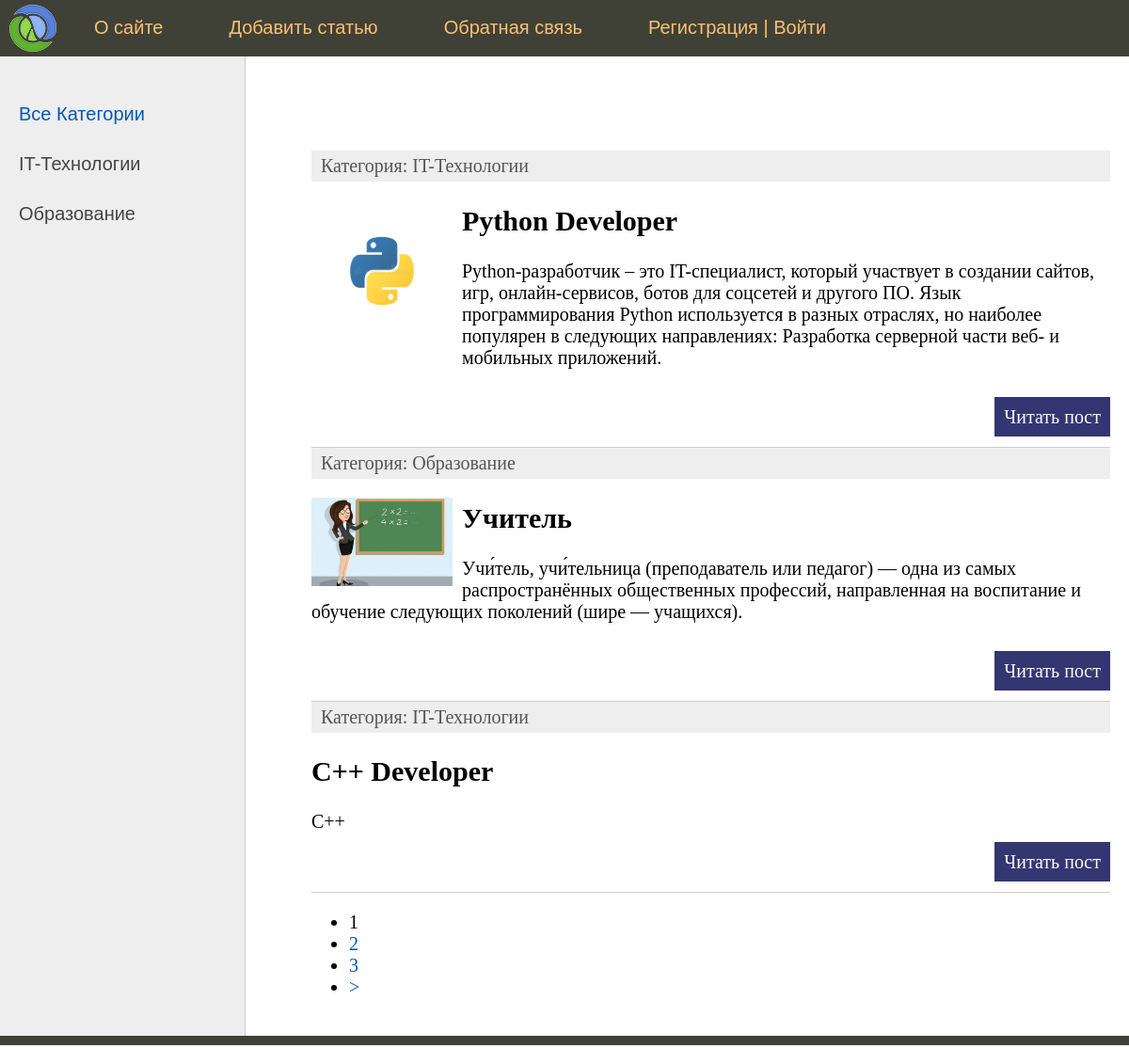
The page / on the database its author committed.
### professions/models.py (models this page shows, shortened)
class Category(models.Model):
    name = models.CharField(max_length=100, db_index=True, verbose_name="Категория")
    slug = models.SlugField(max_length=255, unique=True, db_index=True, verbose_name="URL")
    def __str__(self):
        return self.name
    class Meta:
        verbose_name = 'Категория'
        verbose_name_plural = 'Категории'
        ordering = ['id']

class Professions (models.Model):
    title = models.CharField(max_length=255, verbose_name="Заголовок")
    slug = models.SlugField(max_length=255, unique=True, db_index=True, verbose_name="URL")
    content = models.TextField(blank=True, verbose_name="Текст статьи")
    photo = models.ImageField (upload_to="photos/%Y/%m/%d/", verbose_name="Фото")
    cat = models.ForeignKey('Category', on_delete=models.PROTECT, verbose_name="Категория")
    user = models.ForeignKey(User, verbose_name='Пользователь', on_delete=models.CASCADE)
    def get_absolute_url(self):
        return reverse('post', kwargs={'post_slug':self.slug})
    class Meta:
        verbose_name = 'Профессии'
        verbose_name_plural = 'Профессии'

### professions/views.py (the view)
# urls.py: path('', cache_page(60)(ProfessionsHome.as_view()), name='home'),
class ProfessionsHome(DataMixin, ListView):
    model = Professions
    template_name = 'professions/index.html'
    context_object_name = 'posts'
    def get_context_data(self, *, object_list=None, **kwargs):
        context = super().get_context_data(**kwargs)
        c_def = self.get_user_context(title="Главная Страница")
        return dict(list(context.items()) + list(c_def.items()))
    def get_queryset(self):
        return Professions.objects.filter().select_related('cat')

### professions/utils.py (called while the page is built)
    def get_user_context(self, **kwargs):
        context = kwargs
        cats = Category.objects.all()
        context['menu'] = menu
        context['cats'] = cats
        if 'cat_selected' not in context:
            context['cat_selected'] = 0
        return context

### professions/templates/professions/index.html (shortened to what this page needs)
{% extends 'professions/base.html' %}
{% block content %}
<ul class="list-articles">
	{% for p in posts %}
			<li><div class="article-panel">
	<p class="first">Категория: {{p.cat}}</p>
</div>
{% if p.photo %}
	<p><img class="img-article-left thumb" src="{{p.photo.url}}"></p>
{% endif %}
				<h2>{{p.title}}</h2>
	{% autoescape on %}
	{{p.content|linebreaks|truncatewords:50}}
	{% endautoescape %}
			<p class="link-read-post"><a href="{{ p.get_absolute_url }}">Читать пост</a></p>
			</li>
	{% endfor %}
</ul>
{% endblock %}

### professions/templates/professions/base.html (shortened to what this page needs)
{% load static %}
{% load professions_tags %}
<!DOCTYPE html>
<html>
<head>
	<link type="text/css" href="{% static 'professions/css/styles.css' %}" rel="stylesheet" />
</head>
<body>
<table class="table-page" border=0 cellpadding="0" cellspacing="0">
<tr><td valign=top>
{% block mainmenu %}
		<div class="header">
			<ul id="mainmenu" class="mainmenu">
			<li class="logo"><a href="{% url 'home' %}"><div class="logo"></div></a></li>
{% for m in menu %}
				<li><a href="{% url m.url_name %}">{{m.title}}</a></li>
{% endfor %}
				{% if request.user.is_authenticated %}
				<li class="last"> {{user.username}} | <a href="{% url 'logout' %}">Выйти</a></li>
				{% else %}
				<li class="last>"><a href="{% url 'register' %}">Регистрация</a> | <a href="{% url 'login' %}">Войти</a></li>
				{% endif %}
			</ul>
		</div>
{% endblock mainmenu %}
<table class="table-content" border=0 cellpadding="0" cellspacing="0">
<tr>
	<td valign="top" class="left-chapters">
	<ul id="leftchapters">
{% if cat_selected == 0 %}
		<li class="selected">Все Категории</li>
{% else %}
		<li><a href="{% url 'home' %}">Все Категории</a></li>
{% endif %}
{% for c in cats %}
	{% if c.pk == cat_selected %}
		<li class="selected">{{c.name}}</li>
		{% else %}
		<li><a href="{{ c.get_absolute_urlc}}">{{c.name}}</a></li>
		{% endif %}
{% endfor %}
	</ul>
</td>
<td valign="top" class="content">
	<div class="content-text">
{% block content %}
{% endblock %}
{% if page_obj.has_other_pages %}
<nav class="list-pages">
	<ul>
		{% for p in paginator.page_range %}
		{% if page_obj.number == p %}
		<li class="page-num page-num-selected">{{ p }}</li>
		{% elif p >= page_obj.number|add:-2 and p <= page_obj.number|add:2 %}
		<li class="page-num">
			<a href="?page={{ p }}">{{ p }}</a>
		</li>
		{% endif %}
		{% endfor %}
{% if page_obj.has_next %}
<li class="page-num">
	<a href="?page={{ page_obj.next_page_number }}">&gt;</a>
</li>
{% endif %}
	</ul>
</nav>
{% endif %}
	</div>
</td></tr></table>
</td></tr>
<tr><td valign=top>
	<div id="footer">
	</div>
</td></tr></table>
</body>
</html>

### professions/static/professions/css/styles.css (style rules this page uses)
html, body { font-family: 'Arial'; margin: 0; padding: 0; height: 100%; width: 100%; color: #444; }
a { color: #0059b2; text-decoration: none; }
img { max-width: 600px; height: auto; }
img.img-article-left { max-width: 300px; height: auto; float: left; padding: 0 10px 10px 0; }
img.img-article-left.thumb { max-width: 150px; height: auto; }
p.link-read-post { text-align: right; }
p.link-read-post a { padding: 10px; min-width: 100px; background: #333671; color: #fff; text-decoration: none; }
div.article-panel { background: #eee; padding: 5px 10px 5px 10px; box-sizing border-box; overflow: hidden; color: #555; }
div.article-panel p.first { margin: 0; float: left; }
ul.list-articles { list-style: none; margin: 0; padding: 0; }
ul.list-articles li { border-bottom: 1px solid #ccc; }
.table-page { width: 100%; height: 100%; vertical-align: top; }
.table-page tr { height: 100%; }
.header { background: #3F4137; height: 60px; }
.logo { background: url('../images/logo.png') no-repeat 10px 5px; width: 70px; height: 60px; }
ul.mainmenu { list-style: none; margin: 0; padding: 0; height: 60px; color: #fdc073; font-size: 20px; overflow: hidden; }
ul.mainmenu li { float: left; margin: 18px 40px 0 30px; }
ul.mainmenu li.logo { margin: 0; }
ul.mainmenu li a { color: #fdc073; text-decoration: none; }
.table-content { width: 100%; min-height: 100%; height: 100%; }
.left-chapters { margin: 0; background: #eee; border-right: 1px solid #ccc; min-height: 100%; }
.left-chapters ul { width: 230px; min-height: 100%; margin: 0; padding: 20px 10px 10px 20px; list-style: none; font-size: 20px; }
.left-chapters ul li { margin: 30px 0 0 0; color: #999; }
.left-chapters ul li.selected { color: #0059b2; }
.left-chapters ul li a { color: #444; text-decoration: none; }
.content { padding: 40px 20px 20px 40px; width: 100%; box-sizing: border-box; }
.content-text { margin: 60px 0 0 30px; color: #000; font-size: 20px; font-family: Yandex Sans Display Light; }
#footer { box-sizing: border-box; background: #3F4137; padding: 5px; color: #aaa; font-size: 14px; font-family: Verdana, Geneva, Arial, Helvetica; text-align: left; overflow: hidden; }

### rows shown on the page
Category: name "IT-Технологии"
Category: name "Образование"
Professions: cat "IT-Технологии", photo (picture), title "Python Developer", content "Python-разработчик – это IT-специалист, который участвует в создании сайтов, игр, онлайн-сервисов, ботов для соцсетей и другого ПО. Язык программирования Python используется в разных отраслях, но наиболее популярен в следующих направлениях: Разработка серверной части веб- и мобильных приложений."
Professions: cat "Образование", photo (picture), title "Учитель", content "Учи́тель, учи́тельница (преподаватель или педагог) — одна из самых распространённых общественных профессий, направленная на воспитание и обучение следующих поколений (шире — учащихся)."
Professions: cat "IT-Технологии", title "C++ Developer", content "C++"

### other values the page prints
{{ m.title }} "О сайте" "Добавить статью" "Обратная связь"
{{ p }} "1"
{{ p }} "2" "3"
